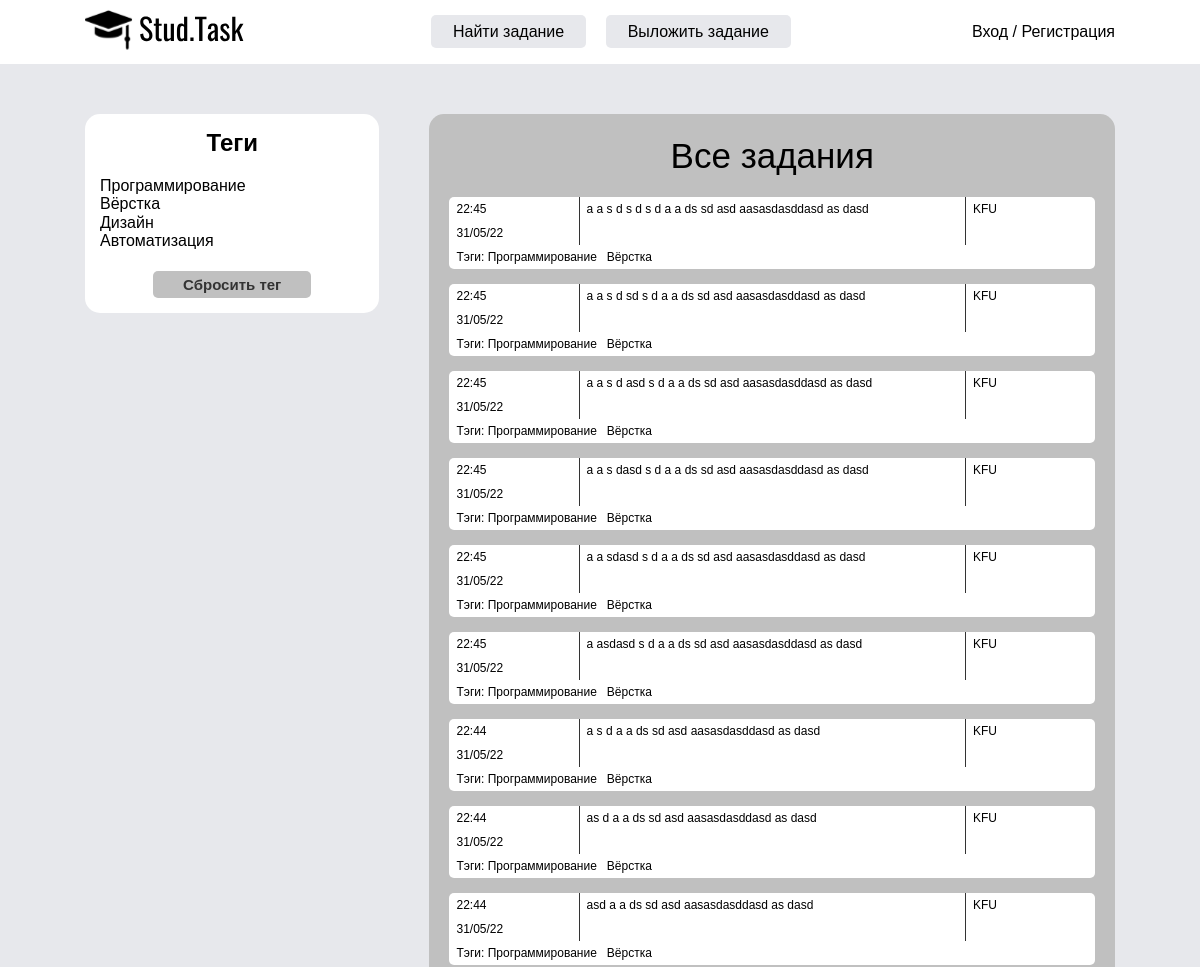
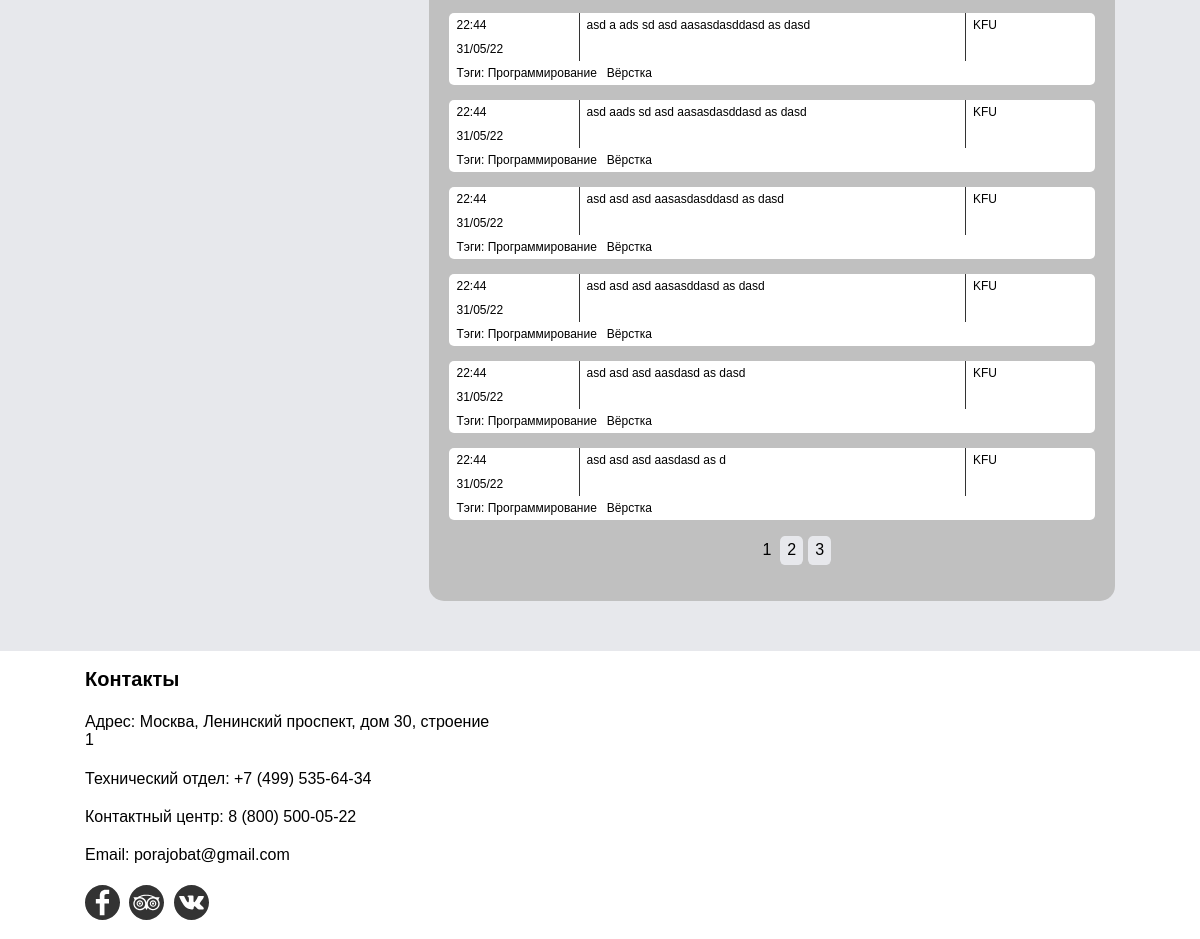
/tasks/, run on the app's committed database (2 pictures, top to bottom).
### app_tasks/models.py (models this page shows, shortened)
class Tag(models.Model):
    title = models.CharField(max_length=30)
    def __str__(self):
        return self.title

class TaskModel(models.Model):
    user = models.ForeignKey(User, on_delete=models.CASCADE, related_name='tasksmodels', verbose_name='Пользователь')
    title = models.CharField(max_length=150, db_index=True)
    content = models.TextField(max_length=1500, db_index=True)
    pub_date = models.DateTimeField(auto_now_add=True)
    tags = models.ManyToManyField('Tag', blank=True, related_name='tasks')
    files = models.FileField(upload_to="task_files/", blank=True)
    class Meta:
        db_table = 'tasks'
        ordering = ['-pub_date']

### app_users/models.py (models this page shows)
class ProfileCustomerModel(models.Model):
    user = models.OneToOneField(User, on_delete=models.CASCADE)
    profile_img = models.ImageField(upload_to='profile_img/', blank=True)
    company = models.CharField(blank=True, max_length=50)
    phone = models.CharField(blank=True, max_length=15)
    city = models.CharField(blank=True, max_length=50)

### app_tasks/views.py (the view)
# urls.py: path('', tasks, name='tasks'),
def tasks(request):
    tags = Tag.objects.all()
    tasks = TaskModel.objects.all()
    paginator = Paginator(tasks, 15)
    page_number = request.GET.get('page')
    page_obj = paginator.get_page(page_number)
    return render(request, 'app_tasks/tasks.html', context={'tags': tags,
                                                            'page_obj': page_obj
                                                            })

### templates/app_tasks/tasks.html (shortened to what this page needs)
{% extends 'base.html' %}
{% load static %}
{% block head %}
    <link rel="stylesheet" href="{% static 'css/tasks/style.css' %}">
{% endblock %}
{% block main %}
  <main class="main">
    <div class="container">
      <div class="main__container flex">
        <div class="main__tags tags">
          <h2 class="tags__title title">
            Теги
          </h2>
          <div class="tags__all">
            {% for i_tag in tags %}
              <a href="{% url 'tag_detail' i_tag.id %}">{{ i_tag }}</a>
            {% endfor %}
          </div>
          <div class="tags__btn">
            <a class="button" href="{% url 'tasks' %}">Сбросить тег</a>
          </div>
        </div>
        <div class="main__tasks tasks">
          <div class="tasks__title title">
            {% if tag %}
                Задания по '{{ tag|upper }}'
            {% else %}
                Все задания
            {% endif %}
          </div>
          {% for task in page_obj %}
          <div class="tasks__block">
            <div class=" flex">
              <div class="tasks__block-left">
                <div>{{ task.pub_date|date:"G:i" }}</div>
                <div>{{ task.pub_date|date:"d/m/y" }}</div>
              </div>
              <div class="tasks__block-middle">
                <a href="{% url 'task_detail' pk=task.id %}">{{ task.title }}</a>
              </div>
              <div class="tasks__block-right">
                <a href="{% url 'customer-detail' task.user.id %}">{{ task.user.profilecustomermodel.company }}</a>
              </div>
            </div>
            <div class="bottom_tags">
              Тэги:
              {% for tag in task.tags.all %}
                {{ tag }}&nbsp&nbsp
              {% endfor %}
            </div>
          </div>
          {% endfor %}
          {% include 'navigation.html' %}
          </div>
        </div>
      </div>
  </main>
{% endblock %}

### static/css/base/style.css (style rules this page uses)
:root { --color-white: #fff; --color-black: #333; --color-light-gray: #E7E8EC; --color-gray: #c0c0c0; }
html { box-sizing: border-box; background-color: var(--color-light-gray); height: 100%; }
*, *::before, *::after { box-sizing: inherit; }
a { color: inherit; text-decoration: none; }
body { font-family: 'Montserrat', sans-serif; margin: 0 auto; min-width: 320px; }
.body { flex-direction: column; justify-content: space-between; min-height: 100%; }
.flex { display: flex; }
.container { max-width: 1060px; padding: 0 15px; margin: 0 auto; }
.title { margin: 0; }

### static/css/tasks/style.css (style rules this page uses)
.main { margin-bottom: 50px; }
.main__container { justify-content: space-between; align-items: flex-start; }
.main__tags { background-color: var(--color-white); padding: 15px; border-radius: 15px; width: 30%; margin-right: 50px; }
.tags__title { margin: 0; margin-bottom: 20px; text-align: center; }
.tags__all { margin-bottom: 20px; }
.tags__all a { display: block; }
.tags__btn { text-align: center; }
.tags__btn .button { background-color: var(--color-gray); padding: 5px 30px; border-radius: 5px; color: var(--color-black); font-style: normal; font-weight: bold; font-size: 15px; line-height: 27px; text-decoration: none; }
.main__tasks { width: 70%; background-color: var(--color-gray); border-radius: 15px; padding: 20px; }
.tasks__title { text-align: center; font-style: normal; font-weight: 400; font-size: 35px; line-height: 43px; margin-bottom: 20px; }
.tasks__block { align-items: center; border-radius: 5px; min-height: 60px; font-style: normal; font-weight: 400; font-size: 12px; line-height: 24px; background-color: var(--color-white); }
.tasks__block:not(:last-child) { margin-bottom: 15px; }
.tasks__block-left { width: 20%; padding-left: 7px; }
.tasks__block-middle { width: 60%; border-right: 1px solid #333; border-left: 1px solid #333; padding-left: 7px; }
.tasks__block-right { width: 20%; padding-left: 7px; }
.bottom_tags { padding: 0 7px; }

### data on the page
Tag: title "Программирование"
Tag: title "Вёрстка"
Tag: title "Дизайн"
Tag: title "Автоматизация"
TaskModel: pub_date "22:45", pub_date "31/05/22", title "a a s d s d s d a a ds sd asd aasasdasddasd as dasd", user.profilecustomermodel.company "KFU"
TaskModel: pub_date "22:45", pub_date "31/05/22", title "a a s d sd s d a a ds sd asd aasasdasddasd as dasd", user.profilecustomermodel.company "KFU"
TaskModel: pub_date "22:45", pub_date "31/05/22", title "a a s d asd s d a a ds sd asd aasasdasddasd as dasd", user.profilecustomermodel.company "KFU"
TaskModel: pub_date "22:45", pub_date "31/05/22", title "a a s dasd s d a a ds sd asd aasasdasddasd as dasd", user.profilecustomermodel.company "KFU"
TaskModel: pub_date "22:45", pub_date "31/05/22", title "a a sdasd s d a a ds sd asd aasasdasddasd as dasd", user.profilecustomermodel.company "KFU"
TaskModel: pub_date "22:45", pub_date "31/05/22", title "a asdasd s d a a ds sd asd aasasdasddasd as dasd", user.profilecustomermodel.company "KFU"
TaskModel: pub_date "22:44", pub_date "31/05/22", title "a s d a a ds sd asd aasasdasddasd as dasd", user.profilecustomermodel.company "KFU"
TaskModel: pub_date "22:44", pub_date "31/05/22", title "as d a a ds sd asd aasasdasddasd as dasd", user.profilecustomermodel.company "KFU"
TaskModel: pub_date "22:44", pub_date "31/05/22", title "asd a a ds sd asd aasasdasddasd as dasd", user.profilecustomermodel.company "KFU"
TaskModel: pub_date "22:44", pub_date "31/05/22", title "asd a ads sd asd aasasdasddasd as dasd", user.profilecustomermodel.company "KFU"
TaskModel: pub_date "22:44", pub_date "31/05/22", title "asd aads sd asd aasasdasddasd as dasd", user.profilecustomermodel.company "KFU"
TaskModel: pub_date "22:44", pub_date "31/05/22", title "asd asd asd aasasdasddasd as dasd", user.profilecustomermodel.company "KFU"
TaskModel: pub_date "22:44", pub_date "31/05/22", title "asd asd asd aasasddasd as dasd", user.profilecustomermodel.company "KFU"
TaskModel: pub_date "22:44", pub_date "31/05/22", title "asd asd asd aasdasd as dasd", user.profilecustomermodel.company "KFU"
TaskModel: pub_date "22:44", pub_date "31/05/22", title "asd asd asd aasdasd as d", user.profilecustomermodel.company "KFU"

### other printed values
{{ p }} "1"
{{ p }} "2" "3"
